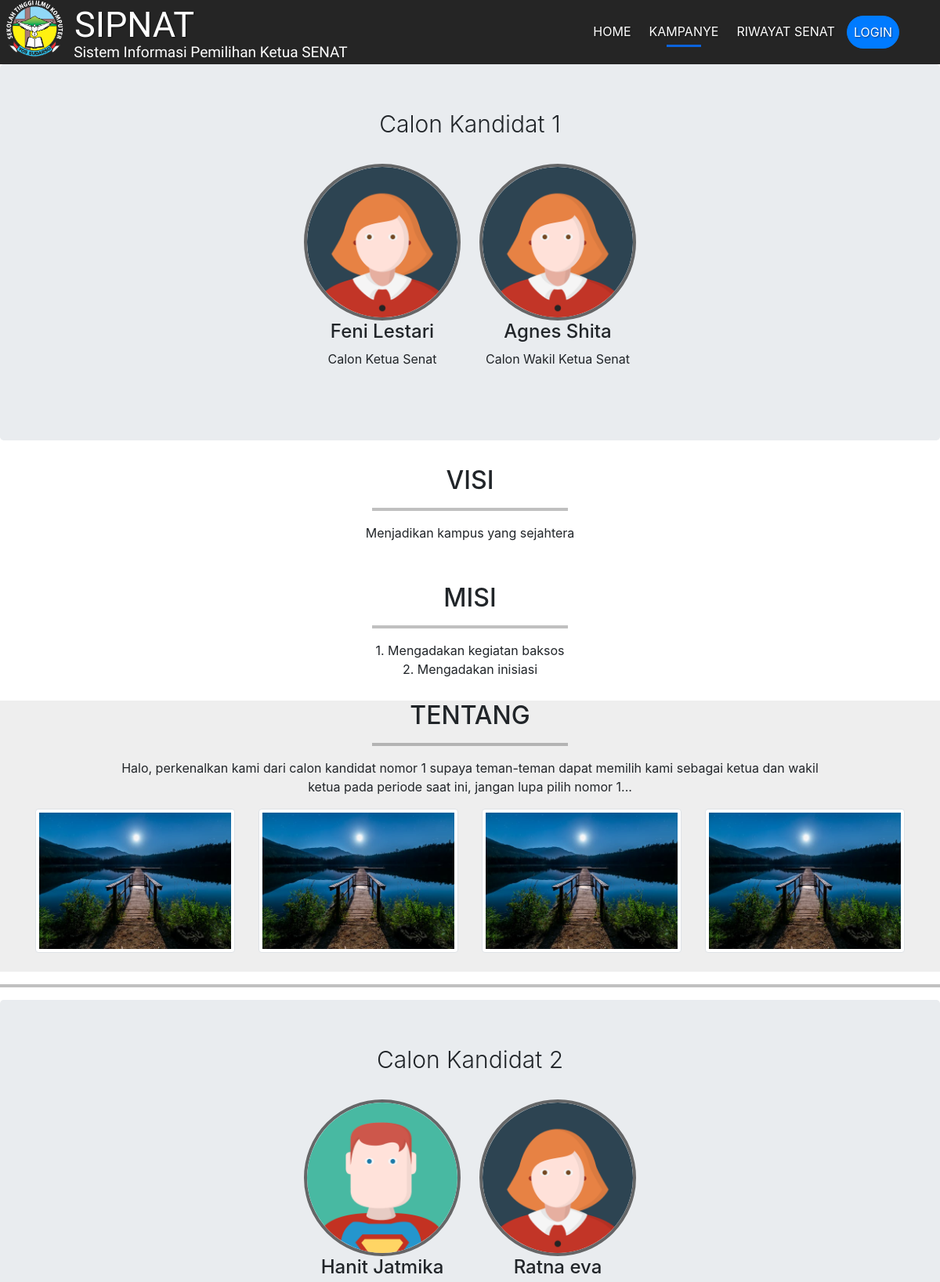
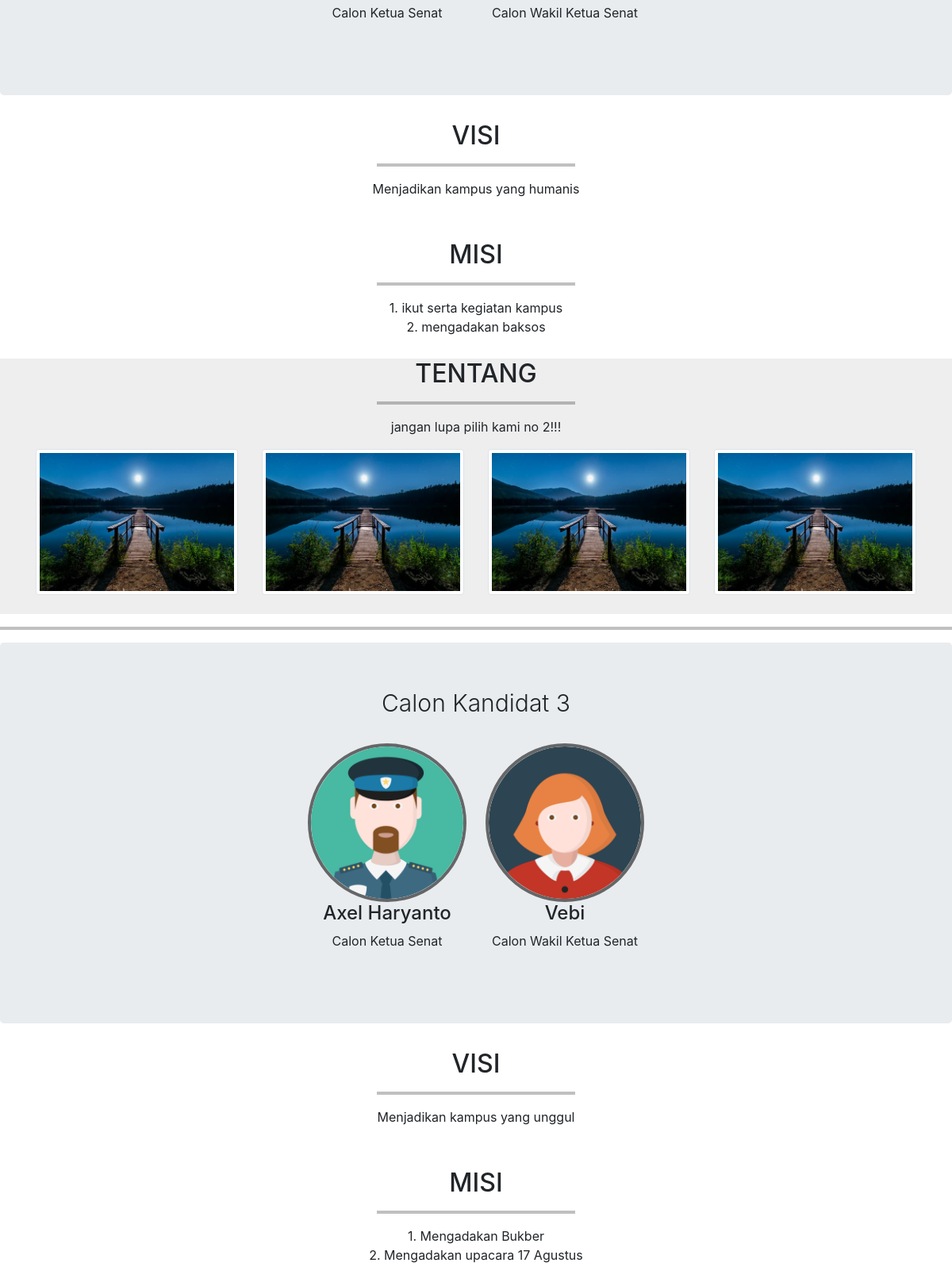
Screenshot of /index.php/home/kampanye (upper part) with the database file from the repository (2 pictures, top to bottom).
### tables this page shows
CREATE TABLE `kandidat` (
  `no_kandidat` int(20) NOT NULL,
  `nama` varchar(100) NOT NULL,
  `wakil` varchar(128) NOT NULL,
  `jk_ketua` varchar(1) NOT NULL,
  `jk_wakil` varchar(1) NOT NULL,
  `email_ketua` varchar(128) NOT NULL,
  `email_wakil` varchar(128) NOT NULL,
  `hp_ketua` varchar(15) NOT NULL,
  `hp_wakil` varchar(15) NOT NULL,
  `visi` varchar(500) NOT NULL,
  `misi` varchar(1000) NOT NULL,
  `foto_ketua` varchar(128) NOT NULL,
  `foto_wakil` varchar(128) NOT NULL,
  `uraian` varchar(500) NOT NULL,
  `jumlah_suara` int(11) NOT NULL
);

### application/controllers/Home.php (called while the page is built, shortened)
<?php
class Home extends CI_Controller
{
    public function kampanye()
    {
        $data['kandidat'] = $this->db->get('kandidat')->result_array();
        $this->load->view('kampanye', $data);
    }
}

### index.php (called while the page is built, shortened)
<?php
require_once BASEPATH.'core/CodeIgniter.php';

### application/views/kampanye.php (the view, shortened to what this page needs)
<!doctype html>
<html lang="en">
<head>
    <link rel="stylesheet" href="../assets/css/reset.css">
    <link rel="stylesheet" href="https://stackpath.bootstrapcdn.com/bootstrap/4.3.1/css/bootstrap.min.css">
    <link rel="stylesheet" href="https://use.fontawesome.com/releases/v5.7.0/css/all.css">
    <link rel="stylesheet" href="<?= base_url('assets/css/kampanye.css') ?>">
</head>
<body>
    <nav class="navbar  navbar-dark bg-dark navbar-expand-lg sticky-top">
        <div class="container">
            <img class="logo" src="<?= base_url('assets/img/logostikom.png') ?>">
            <a class="navbar-brand page-scroll" href="#home">SIPNAT</a>
            <h1 class="navbar-brand2">Sistem Informasi Pemilihan Ketua SENAT</h1>
            <div class="collapse navbar-collapse" id="navbarNavAltMarkup">
                <div class="navbar-nav ml-auto">
                    <a class="nav-item nav-link  page-scroll" href="<?= base_url('home') ?>">Home <span class="sr-only"></span></a>
                    <a class="nav-item nav-link active" href="<?= base_url('home/kampanye'); ?>">Kampanye</a>
                    <a class="nav-item nav-link" href="<?= base_url('home/riwayatsenat'); ?>">Riwayat Senat</a>
                    <li class="nav-item dropdown">
                        <a class="nav-link nav-item nav-link btn btn-primary text-white tombol " href="#" id="navbarDropdownMenuLink" role="button" data-toggle="dropdown" aria-haspopup="true" aria-expanded="false">
                            Login
                        </a>
                    </li>
                </div>
            </div>
        </div>
    </nav>
    <?php foreach ($kandidat as $kan) : ?>
        <div class="jumbotron text-center">
            <div class="row justify-content-center">
                <div class="col- status">
                    <p>Calon Kandidat <?= $kan['no_kandidat']; ?></p>
                </div>
            </div>
            <div class="row justify-content-center">
                <div class="col- " style="padding: 12px;">
                    <img src="<?= base_url('assets/img/profile/kandidat/') . $kan['foto_ketua']; ?>" class="rounded-circle img-fluid" alt="">
                    <h4><?= $kan['nama']; ?></h4>
                    <p>Calon Ketua Senat</p>
                </div>
                <div class="col- " style="padding: 12px;">
                    <img src="<?= base_url('assets/img/profile/kandidat/') . $kan['foto_wakil']; ?>" class="rounded-circle img-fluid" alt="">
                    <h4><?= $kan['wakil']; ?></h4>
                    <p>Calon Wakil Ketua Senat</p>
                </div>
            </div>
        </div>
        <section class="visi" id="visi">
            <div class="container">
                <div class="row justify-content-center">
                    <div class="col-12">
                        <h2 class="text-center">VISI</h2>
                        <hr>
                    </div>
                </div>
                <div class="row justify-content-center">
                    <div class="col-sm-9 text-center">
                        <p><?= $kan['visi']; ?></p>
                    </div>
                </div>
            </div>
        </section>
        <section class="misi" id="misi">
            <div class="container">
                <div class="row justify-content-center">
                    <div class="col-12">
                        <h2 class="text-center">MISI</h2>
                        <hr>
                    </div>
                </div>
                <div class="row justify-content-center">
                    <div class="col-sm-6 text-center">
                        <p><?= $kan['misi']; ?></p>
                    </div>
                </div>
            </div>
        </section>
        <section class="tentang" id="tentang">
            <div class="container">
                <div class="row justify-content-center">
                    <div class="col-12">
                        <h2 class="text-center">TENTANG</h2>
                        <hr>
                    </div>
                </div>
                <div class="row justify-content-center">
                    <div class="col-sm-10 text-center">
                        <p><?= $kan['uraian']; ?></p>
                    </div>
                </div>
                <div class="row">
                    <div class="col-sm-3 mb-4">
                        <img class="img-fluid img-thumbnail" src="<?= base_url('assets/img/2.jpeg') ?>" alt="">
                    </div>
                    <div class="col-sm-3 mb-4">
                        <img class="img-fluid img-thumbnail" src="<?= base_url('assets/img/2.jpeg') ?>" alt="">
                    </div>
                    <div class="col-sm-3 mb-4">
                        <img class="img-fluid img-thumbnail" src="<?= base_url('assets/img/2.jpeg') ?>" alt="">
                    </div>
                    <div class="col-sm-3 mb-4">
                        <img class="img-fluid img-thumbnail" src="<?= base_url('assets/img/2.jpeg') ?>" alt="">
                    </div>
                </div>
            </div>
        </section>
        <hr style="width: 100%;">
    <?php endforeach; ?>
</body>
</html>

### assets/css/kampanye.css (style rules this page uses)
html { position: relative; }
body { margin-bottom: 100px; }
.navbar { padding-top: 10px; background-color: rgba(0, 0, 0, 0.856) !important; }
.nav-item { color: #ffffff !important; }
.navbar-brand { font: 40px Viga; z-index: 9; margin-bottom: -13px; margin-top: -17px; margin-left: 70px; color: #ffffff !important; }
.navbar-brand2 { font: 12px Catamaran; z-index: 9; margin-bottom: -40px; margin-left: -195px; color: #ffffff !important; }
.logo { margin: -35px -85px -40px 65px; float: left; height: 50px; text-shadow: 1px 1px 1px rgba(0, 0, 0, 0.2); text-align: center; }
.jumbotron img { width: 150px; border: 4px solid #232323a9; }
.status p { font-size: 30px; margin-top: -10px; font-weight: 350; }
hr { border-top: 4px solid #0000003f; width: 250px; }
.tentang { background-color: #eee; }
section { min-height: 150px; }
.tombol { border-radius: 40px; text-transform: uppercase; }
@media (min-width: 992px) { .navbar { padding-top: 20px; padding-bottom: 20px; z-index: 99; background-color: rgb(0, 0, 0); } }
@media (min-width: 992px) { .navbar-brand { font: 45px Viga; z-index: 9; margin-left: 40px; margin-bottom: -10px; margin-top: -30px; } }
@media (min-width: 992px) { .navbar-brand2 { font: 19px Catamaran; z-index: 9; margin-bottom: -50px; margin-left: -170px; color: #ffffffc4; } }
@media (min-width: 992px) { .logo { margin: -50px -30px -40px -40px; float: left; height: 80px; text-shadow: 1px 1px 1px rgba(0, 0, 0, 0.2); text-align: center; } }
@media (min-width: 992px) { .navbar-brand, .nav-link { color: white !important; text-shadow: 1px 1px 2px rgba(0, 0, 0, 0.5) } }
@media (min-width: 992px) { .nav-link { text-transform: uppercase; margin-right: 7px; } }
@media (min-width: 992px) { .nav-link:hover::after, .nav-link.active::after { content: ''; display: block; border-bottom: 3px solid #0B63DC; margin: auto; margin-bottom: -8px; width: 50%; padding-top: 5px; } }
@media (min-width: 992px) { .jumbotron img { width: 200px; } }

### rows the page displays
kandidat: no_kandidat "1", foto_ketua (picture), nama "Feni Lestari", foto_wakil (picture), wakil "Agnes Shita", visi "Menjadikan kampus yang sejahtera", misi "1. Mengadakan kegiatan baksos 2. Mengadakan inisiasi", uraian "Halo, perkenalkan kami dari calon kandidat nomor 1 supaya teman-teman dapat memilih kami sebagai ketua dan wakil ketua pada periode saat ini, jangan lupa pilih nomor 1..."
kandidat: no_kandidat "2", foto_ketua (picture), nama "Hanit Jatmika", foto_wakil (picture), wakil "Ratna eva", visi "Menjadikan kampus yang humanis", misi "1. ikut serta kegiatan kampus 2. mengadakan baksos", uraian "jangan lupa pilih kami no 2!!!"
kandidat: no_kandidat "3", foto_ketua (picture), nama "Axel Haryanto", foto_wakil (picture), wakil "Vebi", visi "Menjadikan kampus yang unggul", misi "1. Mengadakan Bukber 2. Mengadakan upacara 17 Agustus"
